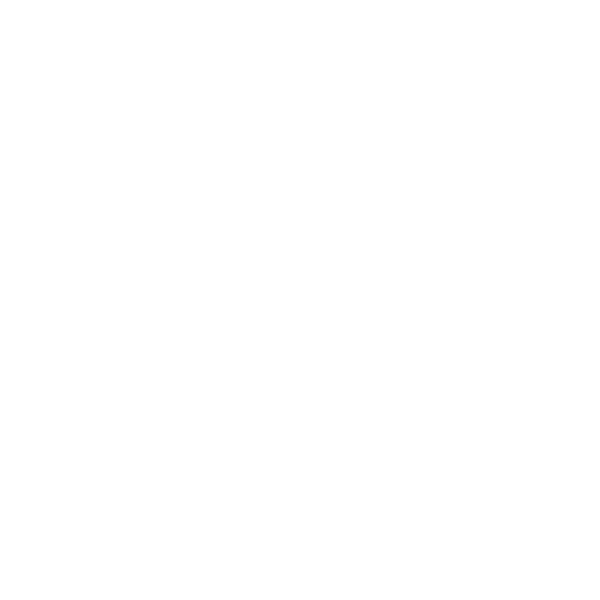
Frame 1 (no input)
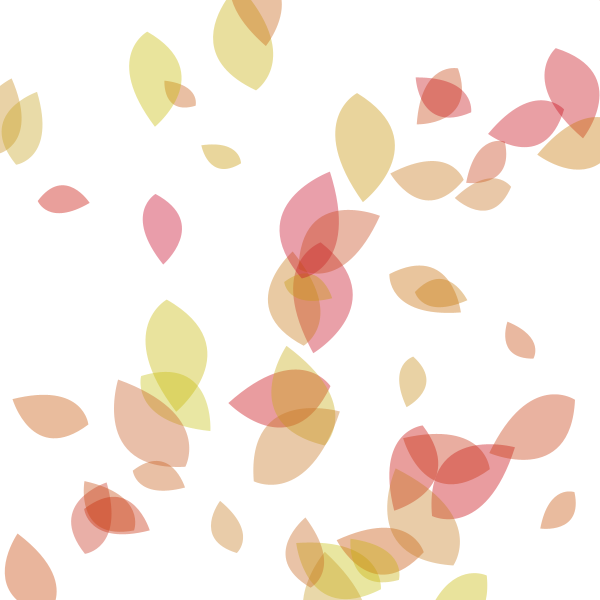
Frame 60 (the mouse pressed at the canvas centre just before this capture)
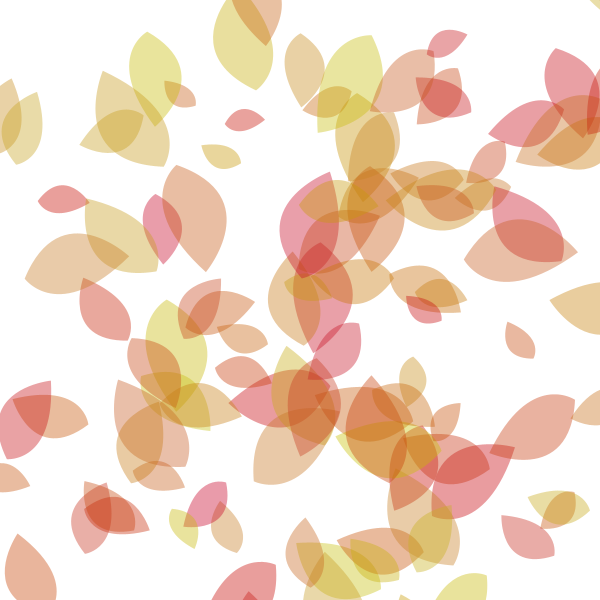
Frame 120 (the mouse held since frame 60 and released just before this capture)

The Processing sketch that drew these frames (run headless with seeded random() and noise(); from frame 60 on, the mouse is pressed at the canvas centre):

// Processing sketch: processing_171304
// ── processing_171304.pde

void setup(){ 
  size(600,600);
  smooth();
  background(255);
  frameRate(15); 
}
 
void draw (){ 
  fill(random(200,150),random(200),random(40),100); 
 
  noStroke();
  
  drawLeaf(random(0,width),random(0,height));
}
 
 void drawLeaf(float x, float y) {
   

pushMatrix();
translate(x,y);
rotate(radians(random(0,360)));
scale(random(0.5,1.5));
smooth();
beginShape();
vertex(90, 39); 
bezierVertex(90, 39, 54, 17, 26, 83); 
bezierVertex(26, 83, 90, 107, 90, 39); 
endShape();
popMatrix();
 }
